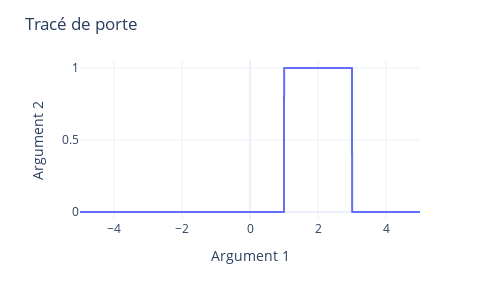

Notebook code for this chart:
### Code cell
t0=2

def portet0(t,t0):
    if (-T/2) + t0 <= t <= T/2 + t0:
        return 1
    else:
        return 0

st0=[]
for i in range (N):
    st0.append(portet0(t[i],t0)) 

df = pd.DataFrame({'Arg1':t, 'Arg2':st0})

fig = px.line(df, x='Arg1', y='Arg2')

fig.update_layout(xaxis_title='Argument 1', yaxis_title='Argument 2',
            title = 'Tracé de porte',
            template='plotly_white', width=500, height=300)

fig.show()

### Figure 1 — Plotly figure (JSON) as saved in the notebook; plotly's stock layout.template omitted (floating-point values rounded to 4 significant figures; data arrays with more than 128 entries replaced by an {"elided": "..."} marker saying what was removed)
{"data": [{"hovertemplate": "Arg1=%{x}<br>Arg2=%{y}<extra></extra>", "legendgroup": "", "line": {"color": "#636efa", "dash": "solid"}, "marker": {"symbol": "circle"}, "mode": "lines", "name": "", "showlegend": false, "type": "scattergl", "x": {"elided": "2000 float values"}, "xaxis": "x", "y": {"elided": "2000 int values"}, "yaxis": "y"}], "layout": {"height": 300, "legend": {"tracegroupgap": 0}, "margin": {"t": 60}, "title": {"text": "Tracé de porte"}, "width": 500, "xaxis": {"anchor": "y", "domain": [0, 1], "title": {"text": "Argument 1"}}, "yaxis": {"anchor": "x", "domain": [0, 1], "title": {"text": "Argument 2"}}}}
